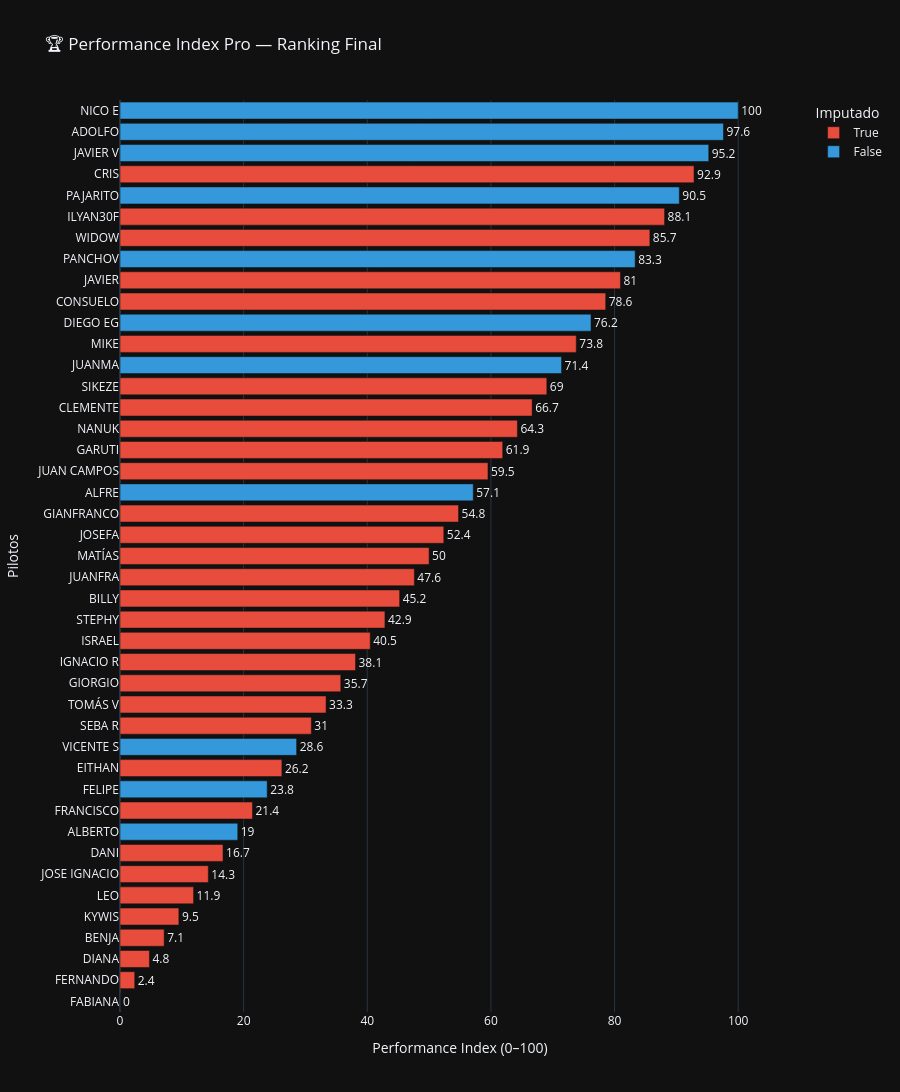

Notebook source saved alongside this figure:
### Markdown cell above
## 1️⃣1️⃣ Visualizaciones

### Code cell
fig1 = px.bar(
    robust.sort_values('Performance_Index', ascending=True),  # ascending=True para que el mejor quede arriba en barh
    x='Performance_Index', y='Pilotos',
    orientation='h',
    color='any_imputed',
    color_discrete_map={False: '#3498db', True: '#e74c3c'},
    labels={'Performance_Index': 'Performance Index (0–100)', 'any_imputed': 'Imputado'},
    title='🏆 Performance Index Pro — Ranking Final',
    text=robust.sort_values('Performance_Index', ascending=True)['Performance_Index'].round(1),
    category_orders={'Pilotos': robust.sort_values('Performance_Index', ascending=False)['Pilotos'].tolist()}
)
fig1.update_traces(textposition='outside')
fig1.update_layout(height=max(400, len(robust) * 28), xaxis_range=[0, 110])

### Figure 1 — Plotly figure (JSON) as saved in the notebook; plotly's stock layout.template omitted (floating-point values rounded to 4 significant figures)
{"data": [{"hovertemplate": "Imputado=True<br>Performance Index (0–100)=%{x}<br>Pilotos=%{y}<br>text=%{text}<extra></extra>", "legendgroup": "True", "marker": {"color": "#e74c3c", "pattern": {"shape": ""}}, "name": "True", "orientation": "h", "showlegend": true, "text": [0.0, 2.4, 4.8, 7.1, 9.5, 11.9, 14.3, 16.7, 21.4, 26.2, 31.0, 33.3, 35.7, 38.1, 40.5, 42.9, 45.2, 47.6, 50.0, 52.4, 54.8, 59.5, 61.9, 64.3, 66.7, 69.0, 73.8, 78.6, 81.0, 85.7, 88.1, 92.9], "textposition": "outside", "type": "bar", "x": [0.0, 2.381, 4.762, 7.143, 9.524, 11.9, 14.29, 16.67, 21.43, 26.19, 30.95, 33.33, 35.71, 38.1, 40.48, 42.86, 45.24, 47.62, 50.0, 52.38, 54.76, 59.52, 61.9, 64.29, 66.67, 69.05, 73.81, 78.57, 80.95, 85.71, 88.1, 92.86], "xaxis": "x", "y": ["FABIANA", "FERNANDO", "DIANA", "BENJA", "KYWIS", "LEO", "JOSE IGNACIO", "DANI", "FRANCISCO", "EITHAN", "SEBA R", "TOMÁS V", "GIORGIO", "IGNACIO R", "ISRAEL", "STEPHY", "BILLY", "JUANFRA", "MATÍAS", "JOSEFA", "GIANFRANCO", "JUAN CAMPOS", "GARUTI", "NANUK", "CLEMENTE", "SIKEZE", "MIKE", "CONSUELO", "JAVIER", "WIDOW", "ILYAN30F", "CRIS"], "yaxis": "y"}, {"hovertemplate": "Imputado=False<br>Performance Index (0–100)=%{x}<br>Pilotos=%{y}<br>text=%{text}<extra></extra>", "legendgroup": "False", "marker": {"color": "#3498db", "pattern": {"shape": ""}}, "name": "False", "orientation": "h", "showlegend": true, "text": [19.0, 23.8, 28.6, 57.1, 71.4, 76.2, 83.3, 90.5, 95.2, 97.6, 100.0], "textposition": "outside", "type": "bar", "x": [19.05, 23.81, 28.57, 57.14, 71.43, 76.19, 83.33, 90.48, 95.24, 97.62, 100.0], "xaxis": "x", "y": ["ALBERTO", "FELIPE", "VICENTE S", "ALFRE", "JUANMA", "DIEGO EG", "PANCHOV", "PAJARITO", "JAVIER V", "ADOLFO", "NICO E"], "yaxis": "y"}], "layout": {"barmode": "relative", "height": 1204, "legend": {"title": {"text": "Imputado"}, "tracegroupgap": 0}, "title": {"text": "🏆 Performance Index Pro — Ranking Final"}, "xaxis": {"anchor": "y", "domain": [0, 1], "range": [0, 110], "title": {"text": "Performance Index (0–100)"}}, "yaxis": {"anchor": "x", "categoryarray": ["FABIANA", "FERNANDO", "DIANA", "BENJA", "KYWIS", "LEO", "JOSE IGNACIO", "DANI", "ALBERTO", "FRANCISCO", "FELIPE", "EITHAN", "VICENTE S", "SEBA R", "TOMÁS V", "GIORGIO", "IGNACIO R", "ISRAEL", "STEPHY", "BILLY", "JUANFRA", "MATÍAS", "JOSEFA", "GIANFRANCO", "ALFRE", "JUAN CAMPOS", "GARUTI", "NANUK", "CLEMENTE", "SIKEZE", "JUANMA", "MIKE", "DIEGO EG", "CONSUELO", "JAVIER", "PANCHOV", "WIDOW", "ILYAN30F", "PAJARITO", "CRIS", "JAVIER V", "ADOLFO", "NICO E"], "categoryorder": "array", "domain": [0, 1], "title": {"text": "Pilotos"}}}}
